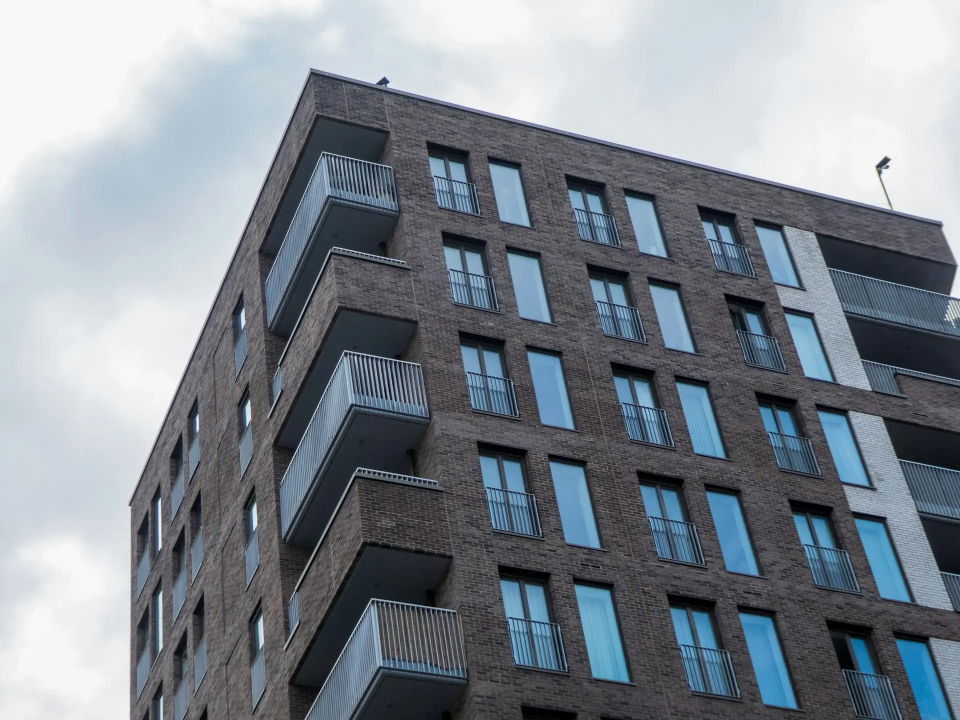
#> input picture apps/web/src/assets/hero-day-brick.webp, 1920 x 1440 px (shown at 1/2 size)
$ python -i hashes.py   (imports and definitions only)
#> lines starting #> are read from the running program, lines starting #| are printed output that depends on the picture
"""Perceptual hashes: 64-bit fingerprints that survive re-encoding, resizing and copying tricks.

pHash (DCT of a 32x32 grey thumbnail) and dHash (left-right gradient of a 9x8 thumbnail) are
standard. Neither survives a crop, a screenshot or a mirror on its own, so a photo is fingerprinted
in three steps:

1. `prepare`: upright (EXIF), RGB, at most 1024 px on the long side, so a 12 MP photo costs the
   same as a small one.
2. `trim`: cut away flat borders and app UI around the largest busy region. A screenshot of a
   listing app becomes the photo inside it.
3. Hash the photo and a fixed set of crops of it (`CROPS`: square shares down to 50%, and wide
   and tall shapes), plus `probes`: the photo, its mirror, and the trimmed photo and its mirror.

Crops are always cut from the untrimmed photo. Trimming only adds probes, so a photo with a
large plain area (a white wall) that trims wrongly costs one extra comparison, nothing more.

A copy matches when one of its probes is close to one of the stored crops (it is a crop, a
screenshot or a mirror of the stored photo), or when one of its crops is close to the stored
photo itself (the stored photo appears inside it). `best_distance` does that comparison in numpy.
"""

from dataclasses import dataclass

import numpy as np
from PIL import Image, ImageOps

HASH_SIZE = 8
MAX_SIDE = 1024
_PHASH_SIZE = 32


def prepare(image: Image.Image) -> Image.Image:
    image = ImageOps.exif_transpose(image).convert("RGB")
    longest = max(image.size)
    if longest > MAX_SIDE:
        scale = MAX_SIDE / longest
        image = image.resize(
            (max(1, round(image.width * scale)), max(1, round(image.height * scale))),
            Image.Resampling.BILINEAR,
        )
    return image


def _grey(image: Image.Image, size: tuple[int, int]) -> np.ndarray:
    resized = image.convert("L").resize(size, Image.Resampling.LANCZOS)
    return np.asarray(resized, dtype=np.float64)


def _bits_to_int(bits: np.ndarray) -> int:
    value = 0
    for bit in bits.flatten():
        value = (value << 1) | int(bit)
    return value


def _dct_matrix(n: int) -> np.ndarray:
    k = np.arange(n)[:, None]
    i = np.arange(n)[None, :]
    return np.cos(np.pi * (2 * i + 1) * k / (2 * n))


_DCT = _dct_matrix(_PHASH_SIZE)


def phash(image: Image.Image) -> int:
    pixels = _grey(image, (_PHASH_SIZE, _PHASH_SIZE))
    low = (_DCT @ pixels @ _DCT.T)[:HASH_SIZE, :HASH_SIZE]
    median = np.median(low.flatten()[1:])  # the DC term is overall brightness; leave it out
    return _bits_to_int(low > median)


def dhash(image: Image.Image) -> int:
    pixels = _grey(image, (HASH_SIZE + 1, HASH_SIZE))
    return _bits_to_int(pixels[:, 1:] > pixels[:, :-1])


def hamming(a: int, b: int) -> int:
    return (a ^ b).bit_count()


# --- trimming -----------------------------------------------------------------------------------

_TRIM_SIDE = 256  # trimming looks at a small copy
_FLAT_STD = 6.0  # a row or column this flat (0-255 grey) is border or UI background
_MIN_SHARE = 0.15  # a busy region smaller than this share of the image is not the photo
_TRIM_GAPS = (1, 3, 6, 10)  # flat rows a photo may contain, at the 256 px trimming size


def _longest_run(busy: np.ndarray, gap: int) -> tuple[int, int] | None:
    """Longest stretch of busy entries, bridging flat gaps of at most `gap`."""
    best, start, last = None, None, None
    for i, flag in enumerate(busy):
        if not flag:
            continue
        if start is None or i - last > gap + 1:
            start = i
        last = i
        if best is None or last - start > best[1] - best[0]:
            best = (start, last)
    return best


def _busy_box(pixels: np.ndarray, gap: int) -> tuple[int, int, int, int] | None:
    height, width = pixels.shape
    # Rows first: a photo spans whole rows of a screenshot. UI text lines are short runs.
    rows = _longest_run(pixels.std(axis=1) > _FLAT_STD, gap=gap)
    if rows is None:
        return None
    band = pixels[rows[0] : rows[1] + 1]
    cols = _longest_run(band.std(axis=0) > _FLAT_STD, gap=gap)
    if cols is None:
        return None
    left, top, right, bottom = cols[0], rows[0], cols[1] + 1, rows[1] + 1
    share = (bottom - top) * (right - left) / (height * width)
    if share < _MIN_SHARE or share > 0.97:
        return None
    return left, top, right, bottom


def trims(image: Image.Image) -> list[Image.Image]:
    """Candidate photo regions inside the image (a screenshot, a photo of a screen), if any.

    How far apart a photo's busy rows may be depends on the photo (a plain ceiling is flat), so
    several gap tolerances are tried. Each distinct box is returned; most photos give none.
    """
    small = image.convert("L")
    scale = _TRIM_SIDE / max(small.size)
    small = small.resize((max(1, round(small.width * scale)), max(1, round(small.height * scale))))
    pixels = np.asarray(small, dtype=np.float64)
    boxes = []
    for gap in _TRIM_GAPS:
        box = _busy_box(pixels, gap)
        if box is not None and box not in boxes:
            boxes.append(box)
    return [image.crop(tuple(round(v / scale) for v in box)) for box in boxes]


# [4 lines left out: function trim, not called in this run]


# --- crops and fingerprints --------------------------------------------------------------------

_POSITIONS = (0.0, 0.25, 0.5, 0.75, 1.0)
_EDGE_POSITIONS = (0.0, 0.5, 1.0)
_FINE_POSITIONS = tuple(i / 8 for i in range(9))

# (name, share of width, share of height, horizontal position, vertical position); positions
# run from 0 (left or top) to 1 (right or bottom). "full" comes first and is the photo itself.
CROPS: tuple[tuple[str, float, float, float, float], ...] = (
    ("full", 1.0, 1.0, 0.5, 0.5),
    *(
        (f"s{int(share * 100)}-{px:g},{py:g}", share, share, px, py)
        for share in (0.9, 0.8, 0.7, 0.6)
        for py in _POSITIONS
        for px in _POSITIONS
    ),
    *((f"s50-{px:g},{py:g}", 0.5, 0.5, px, py) for py in _EDGE_POSITIONS for px in _EDGE_POSITIONS),
    # Wide and tall shapes: nine positions along the cut side, three along the other.
    *(
        (f"w{int(sw * 100)}x{int(sh * 100)}-{px:g},{py:g}", sw, sh, px, py)
        for sw, sh in ((0.9, 0.6), (0.6, 0.9), (1.0, 0.7), (0.7, 1.0), (1.0, 0.5), (0.5, 1.0))
        for py in (_FINE_POSITIONS if sh < sw else _EDGE_POSITIONS)
        for px in (_FINE_POSITIONS if sw < sh else _EDGE_POSITIONS)
    ),
)


@dataclass(frozen=True)
class HashPair:
    variant: str
    phash: int
    dhash: int


def crop(image: Image.Image, share_w: float, share_h: float, px: float, py: float) -> Image.Image:
    width, height = image.size
    w, h = max(1, round(width * share_w)), max(1, round(height * share_h))
    left, top = round((width - w) * px), round((height - h) * py)
    return image.crop((left, top, left + w, top + h))


def _pair(name: str, image: Image.Image) -> HashPair:
    return HashPair(name, phash(image), dhash(image))


@dataclass(frozen=True)
class Fingerprint:
    crops: list[HashPair]  # the photo ("full") first, then one pair per CROPS entry
    probes: list[HashPair]  # whole-photo views a copy may be: itself, mirrored, trimmed

    def all(self) -> list[HashPair]:
        return [*self.crops, *self.probes]


def fingerprint(image: Image.Image) -> Fingerprint:
    # Every hash is computed on grey pixels, so convert once rather than once per crop.
    image = prepare(image).convert("L")
    crops = [
        _pair(name, image if sw == sh == 1.0 else crop(image, sw, sh, px, py))
        for name, sw, sh, px, py in CROPS
    ]
    probes = [crops[0], _pair("mirror", ImageOps.mirror(image))]
    for number, trimmed in enumerate(trims(image)):
        probes.append(_pair(f"trimmed{number}", trimmed))
        probes.append(_pair(f"trimmed{number}-mirror", ImageOps.mirror(trimmed)))
    return Fingerprint(crops, probes)


def variants(image: Image.Image) -> list[HashPair]:
    """Every hash kept for a photo: its crops, then its probes."""
    return fingerprint(image).all()


# [21 lines left out: functions _array, best_distance, not called in this run]

>>> from PIL import Image
>>> picture = Image.open('../../../../apps/web/src/assets/hero-day-brick.webp')
#> picture is the input picture: PIL image 1920x1440 RGB; mean R, G, B 128.2, 136.2, 144.2
>>> result = fingerprint(picture)
#> in fingerprint, `image = prepare(image).convert("L")`:
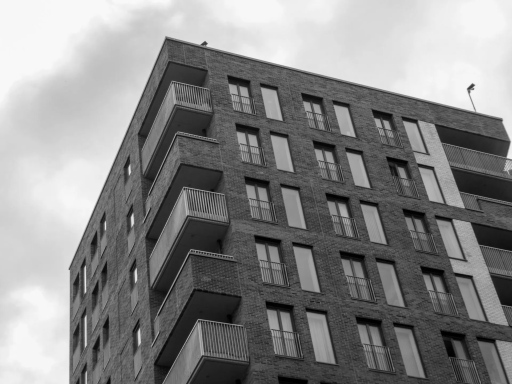
#> image: PIL image 1024x768 L (shown at 1/2 size); min 0, max 249, mean 134.8
#> in phash, `median = np.median(low.flatten()[1:])`: median = 20.88
#> the loop in _bits_to_int, `for bit in bits.flatten():` made 64 passes
#> (bit, value) on passes 3 to 10: (True, 7), (True, 15), (True, 31), (False, 62), (False, 124), (True, 249), (True, 499), (False, 998)
#> after the loop in _bits_to_int, `for bit in bits.flatten():`: value = 17978527629095488078
#> the loop in _bits_to_int (call 2), `for bit in bits.flatten():` made 64 passes
#> (bit, value) on passes 2 to 9: (False, 0), (False, 0), (True, 1), (False, 2), (False, 4), (True, 9), (True, 19), (False, 38)
#> in crop, `width, height = image.size`: width = 1024; height = 768
#> in crop, `w, h = max(1, round(width * share_w)), max(1, round(height * share_h))`: w = 922; h = 691
#> in crop, `left, top = round((width - w) * px), round((height - h) * py)`: left = 0
#> in _grey (call 25), `resized = image.convert("L").resize(size, Image.Resampling.LANCZOS)`:
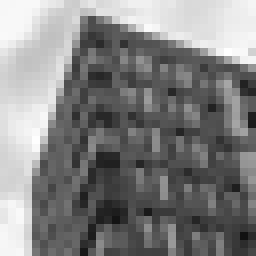
#> resized: PIL image 32x32 L (shown 8 times larger); min 18, max 254, mean 129.3
#> in crop (call 13), `return image.crop((left, top, left + w, top + h))`:
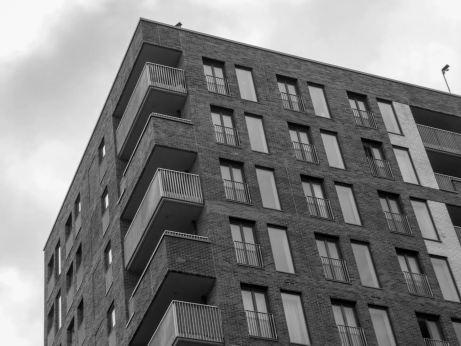
#> returned value: PIL image 922x691 L (shown at 1/2 size); min 0, max 249, mean 126.6
#> in _grey (call 27), `resized = image.convert("L").resize(size, Image.Resampling.LANCZOS)`:
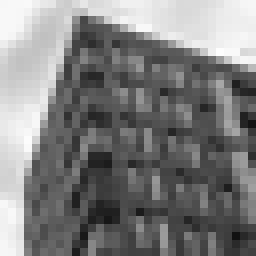
#> resized: PIL image 32x32 L (shown 8 times larger); min 18, max 253, mean 126.6
#> in crop (call 14), `return image.crop((left, top, left + w, top + h))`:
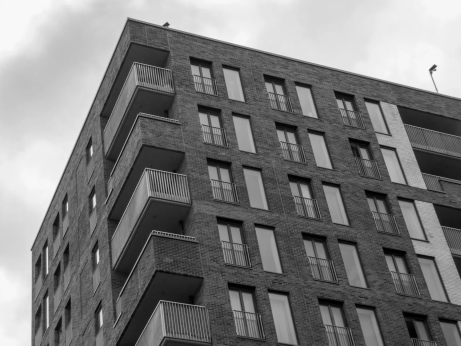
#> returned value: PIL image 922x691 L (shown at 1/2 size); min 0, max 248, mean 123.8
#> in _grey (call 29), `resized = image.convert("L").resize(size, Image.Resampling.LANCZOS)`:
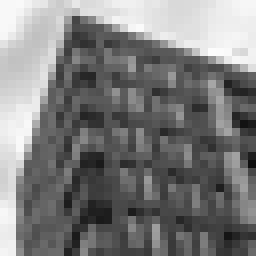
#> resized: PIL image 32x32 L (shown 8 times larger); min 14, max 252, mean 123.8
#> in crop (call 15), `return image.crop((left, top, left + w, top + h))`:
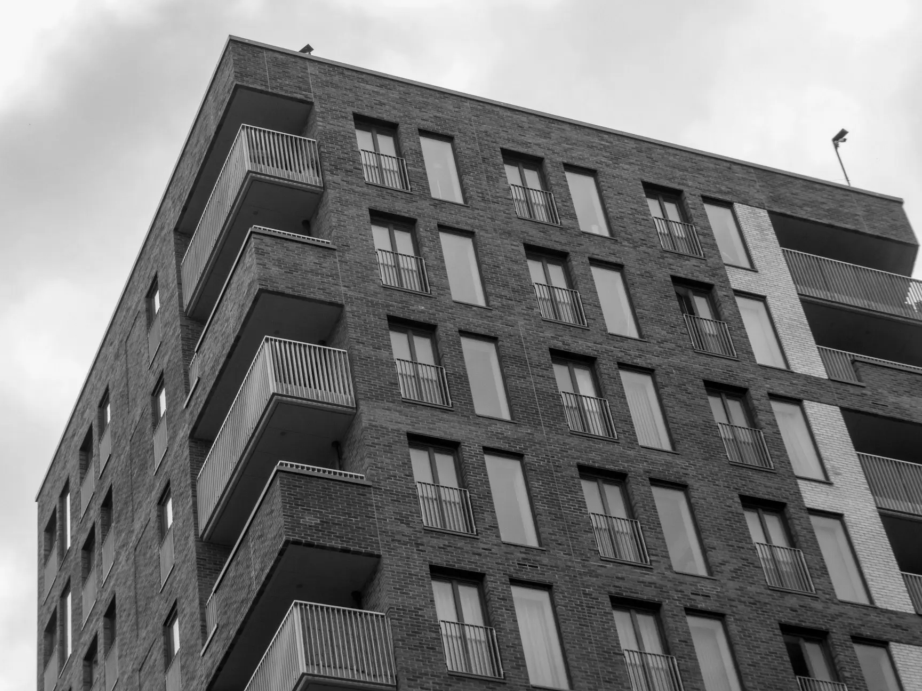
#> returned value: PIL image 922x691 L; min 0, max 248, mean 121

$ run again, on apps/web/src/assets/hero-dusk-balconies.webp
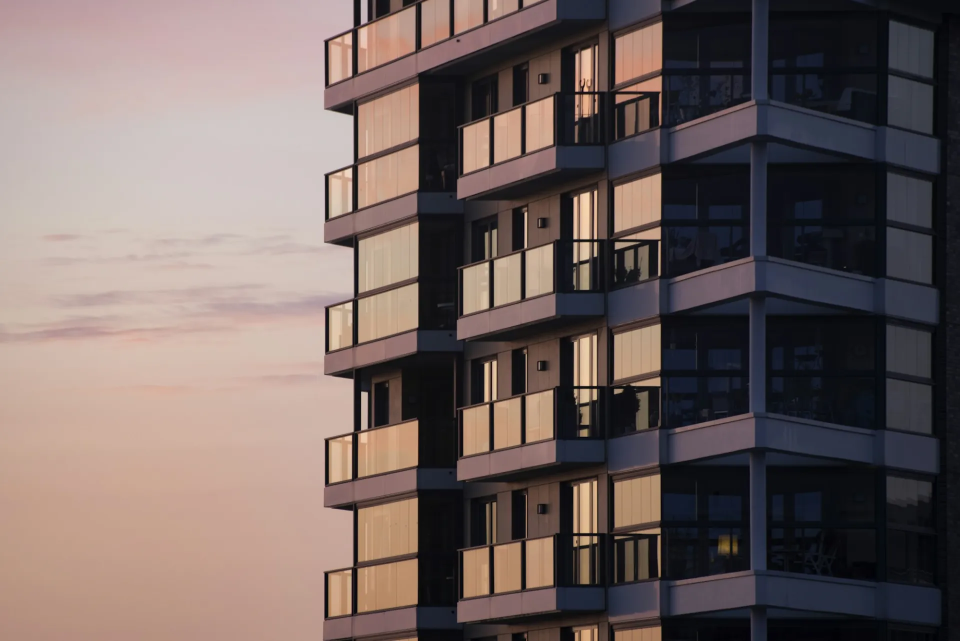
#> input picture apps/web/src/assets/hero-dusk-balconies.webp, 1920 x 1282 px (shown at 1/2 size)
#> picture is the input picture: PIL image 1920x1282 RGB; mean R, G, B 113.3, 99.3, 96.5
#> median = -57.25
#> the loop in _bits_to_int, `for bit in bits.flatten():` made 64 passes
#> (bit, value) on passes 3 to 10: (True, 7), (False, 14), (False, 28), (False, 56), (True, 113), (True, 227), (True, 455), (True, 911)
#> after the loop in _bits_to_int, `for bit in bits.flatten():`: value = 16422952293156940123
#> the loop in _bits_to_int (call 2), `for bit in bits.flatten():` made 64 passes
#> (bit, value) on passes 3 to 10: (False, 6), (False, 12), (False, 24), (False, 48), (False, 96), (True, 193), (True, 387), (True, 775)
#> width = 1024; height = 684
#> w = 922; h = 616
#> left = 0
#> in _grey (call 29), `resized = image.convert("L").resize(size, Image.Resampling.LANCZOS)`:
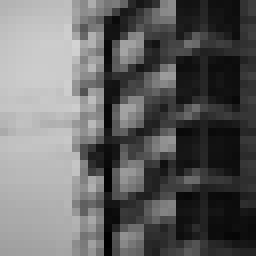
#> resized: PIL image 32x32 L (shown 8 times larger); min 0, max 211, mean 100.8
#> in crop (call 15), `return image.crop((left, top, left + w, top + h))`:
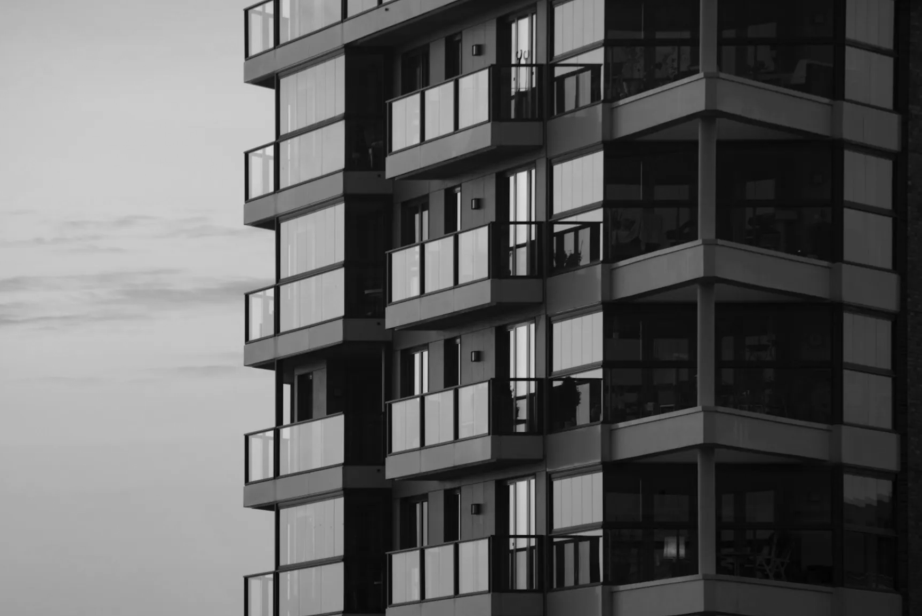
#> returned value: PIL image 922x616 L; min 1, max 220, mean 96

$ run again, on apps/web/src/assets/hero-dusk-warm.webp
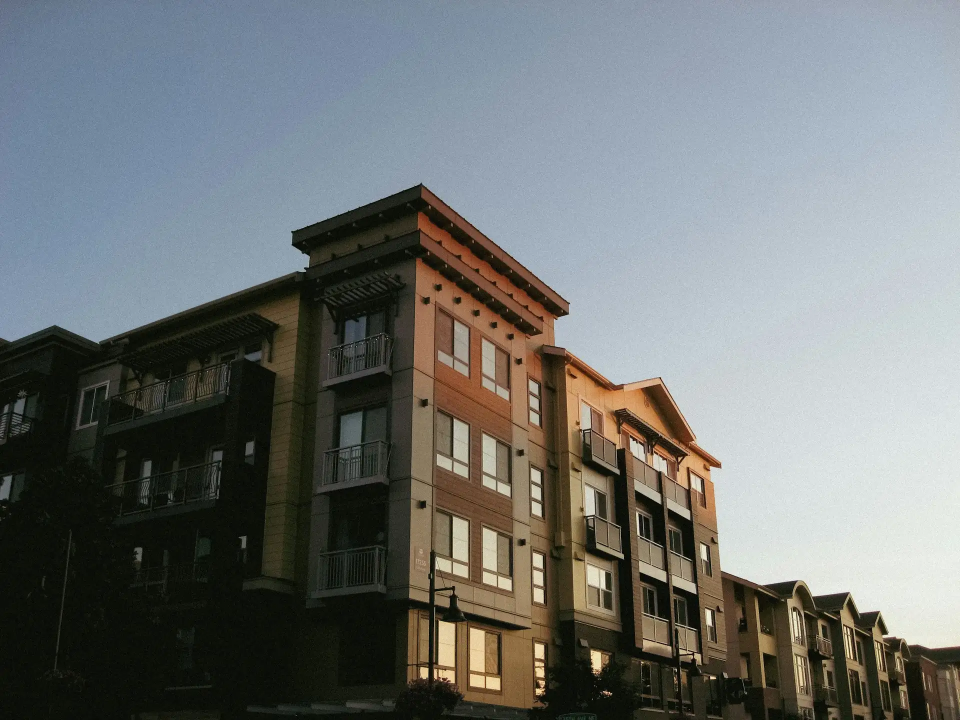
#> input picture apps/web/src/assets/hero-dusk-warm.webp, 1920 x 1440 px (shown at 1/2 size)
#> picture is the input picture: PIL image 1920x1440 RGB; mean R, G, B 113.1, 116.7, 116
#> median = 148.3
#> the loop in _bits_to_int, `for bit in bits.flatten():` made 64 passes
#> (bit, value) on passes 2 to 9: (False, 2), (True, 5), (True, 11), (True, 23), (False, 46), (False, 92), (True, 185), (True, 371)
#> after the loop in _bits_to_int, `for bit in bits.flatten():`: value = 13399135282968293642
#> the loop in _bits_to_int (call 2), `for bit in bits.flatten():` made 64 passes
#> (bit, value) on passes 3 to 10: (True, 7), (True, 15), (True, 31), (True, 63), (True, 127), (True, 255), (True, 511), (True, 1023)
#> width = 1024; height = 768
#> w = 922; h = 691
#> left = 0
#> in _grey (call 29), `resized = image.convert("L").resize(size, Image.Resampling.LANCZOS)`:
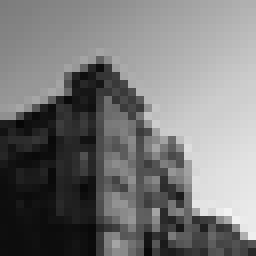
#> resized: PIL image 32x32 L (shown 8 times larger); min 6, max 243, mean 120.2
#> in crop (call 15), `return image.crop((left, top, left + w, top + h))`:
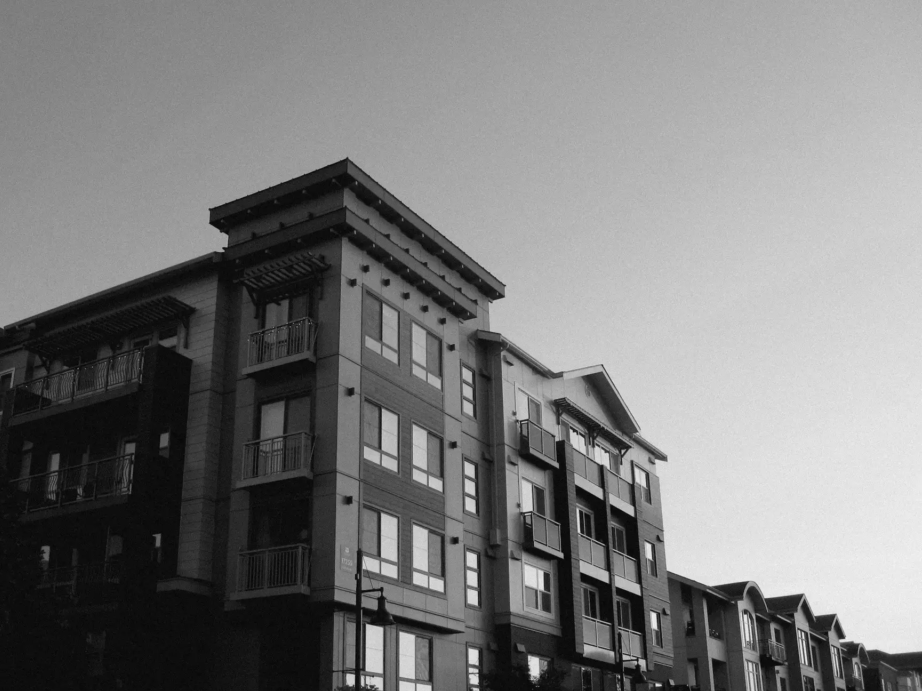
#> returned value: PIL image 922x691 L; min 6, max 241, mean 123.9
